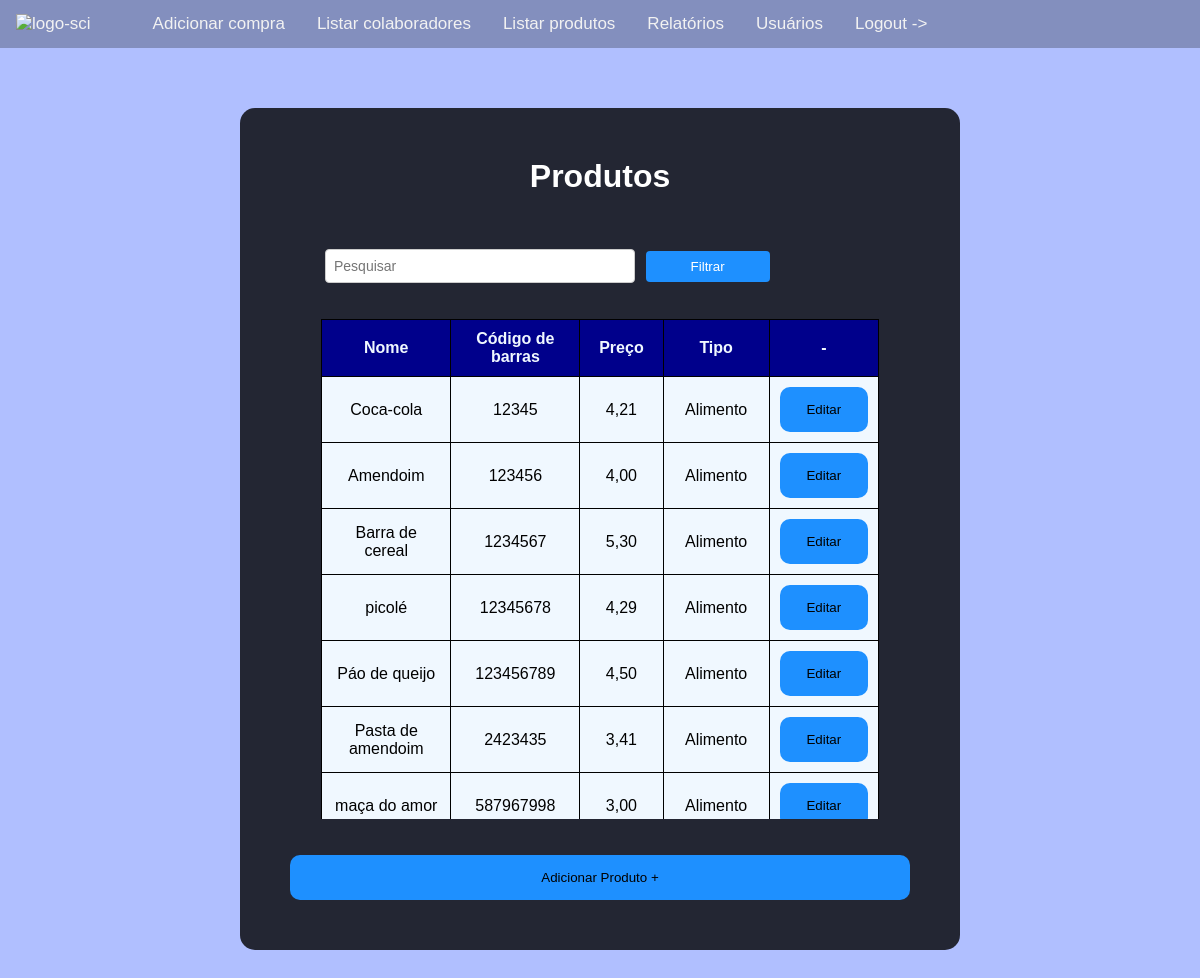
The app's page /home/listar-produtos/ (signed in) with its own data.
### produtos/models.py (models this page shows, shortened)
class Produtos(models.Model):
    nome = models.CharField(max_length=50)
    cod_barras = models.IntegerField()
    preco = models.DecimalField(max_digits=5,decimal_places=2)
    tipo = models.CharField(max_length=20)

### produtos/views.py (the view)
# urls.py: path('listar-produtos/',ListarProdu,name="ListarProdu"),
@login_required(login_url='Login')
def ListarProdu(request):
    context = {
        'produto':Produtos.objects.all()
    }
    return render(request,'produtos/listar_produ.html',context=context)

### templates/produtos/listar_produ.html (shortened to what this page needs)
<!DOCTYPE html>
<html lang="en">
<head>
</head>
<body>
  {% include 'navbar.html' %}
    <div class="container">
        <h1>Produtos</h1><br><br><br>
        <div class="search-form">
          <form action="{% url 'FiltrarProdu' %}" method="get">
              <div class="search-container">
                  <input type="text" name="search" placeholder="Pesquisar" id="barra_de_pesquisa" class="search-input">
                  <input type="submit" value="Filtrar" class="search-button" id="botao_pesquisa">
              </div>
          </form>
      </div>
      <br><br>
      <div class="tabela-scroll">
        <table class="table table-hover">
          <thead class="thead-light">
            <tr>
              <th scope="col">Nome</th>
              <th scope="col">Código de barras</th>
              <th scope="col">Preço</th>
              <th scope="col">Tipo</th>
              <th scope="col">-</th>
            </tr>
          </thead>
          <tbody>
              {% for produto in produto %}
            <tr>
              <td>{{produto.nome}}</td>
              <td>{{produto.cod_barras}}</td>
              <td>{{produto.preco}}</td>
              <td>{{produto.tipo}}</td>
              <td><a href="{% url 'EditarProdu' id=produto.id%}"><button type="button">Editar</button></a></td>
            </tr>
            {%endfor%}
          </tbody>
        </table>
      </div>
        <br><br>
          <button type="button" onclick="exibirModal()">Adicionar Produto +</button>
    </div>
</body>
</html>

### templates/produtos/listar_produ.html (style rules this page uses)
* { margin: 0; padding: 0; box-sizing: border-box; }
.container { background-color: rgba(0, 0, 0, 0.8); padding:50px; border-radius:15px; width: 60%; margin:auto; margin-top:5%; text-align: center; }
body { background-color: #b0bfff; margin: 0; flex-direction: column; align-items: center; justify-content: center; font-family: Arial, Helvetica, sans-serif; height: 100vh; }
table,th,td { border: 1px solid black; border-collapse: collapse; margin: 0 auto; width: 90%; }
td,th { padding: 10px; background-color: aliceblue; text-align: center; width: 30px; }
button { background-color: dodgerblue; border:none; padding: 15px; width: 100%; border-radius: 10px; cursor:pointer; }
th { background-color: darkblue; color:aliceblue }
h1 { color:white; text-align: center; }
.search-form { align-items: center; }
.search-form input[type="text"] { padding: 8px; font-size: 14px; border: 1px solid #ccc; border-radius: 4px; }
.search-form input[type="submit"] { background-color: dodgerblue; color: white; padding: 8px 16px; border: none; border-radius: 4px; cursor: pointer; }
.tabela-scroll { overflow: auto; height: 500px; }
input { padding:15px; border:none; padding:13px; width: 90%; border-radius: 10px; }
button { background-color: dodgerblue; border:none; padding: 15px; width: 100%; border-radius: 10px; }
#barra_de_pesquisa { width: 50%; right:9%; position: relative; }
#botao_pesquisa { position: relative; right:8%; width: 20%; height: 15%; }

### records on screen
Produtos: nome "Coca-cola", cod_barras "12345", preco "4,21", tipo "Alimento"
Produtos: nome "Amendoim", cod_barras "123456", preco "4,00", tipo "Alimento"
Produtos: nome "Barra de cereal", cod_barras "1234567", preco "5,30", tipo "Alimento"
Produtos: nome "picolé", cod_barras "12345678", preco "4,29", tipo "Alimento"
Produtos: nome "Páo de queijo", cod_barras "123456789", preco "4,50", tipo "Alimento"
Produtos: nome "Pasta de amendoim", cod_barras "2423435", preco "3,41", tipo "Alimento"
Produtos: nome "maça do amor", cod_barras "587967998", preco "3,00", tipo "Alimento"
